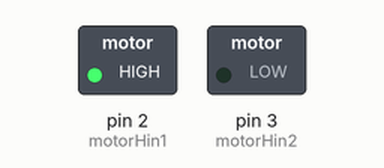
A sketch run on a simulated Arduino Uno, built with avr-gcc and run on an emulated ATmega328P. On the bench: switched loads named in the sketch (green lamp = pin HIGH).

Above: at 0.1 s.
Timing chart, 0 to 1.6 s (numbered marks = the images above):
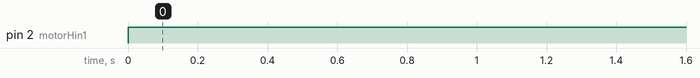

The sketch:

motorH.ino
```cpp
int motorHin1 = 2; // pins horizontale motor
int motorHin2 = 3;
float relatieveSnelheidH = 255;

void setup() {
  pinMode(motorHin1, OUTPUT);
  pinMode(motorHin2, OUTPUT);

}

void loop() {
    digitalWrite(motorHin1, HIGH);
    digitalWrite(motorHin2, LOW);
    analogWrite(motorHin1, relatieveSnelheidH);

}
```

Measured:
- by itself, pin 2 (motorHin1): LOW → HIGH at 0.00 s
